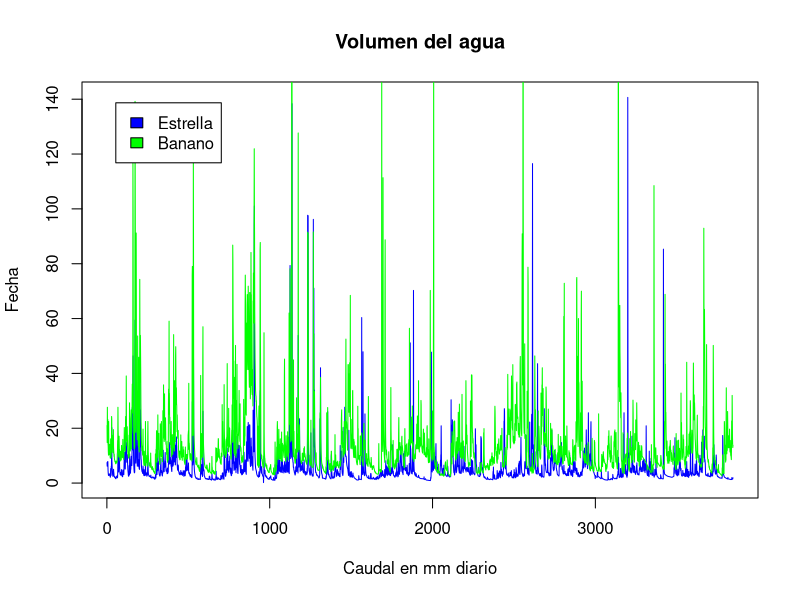
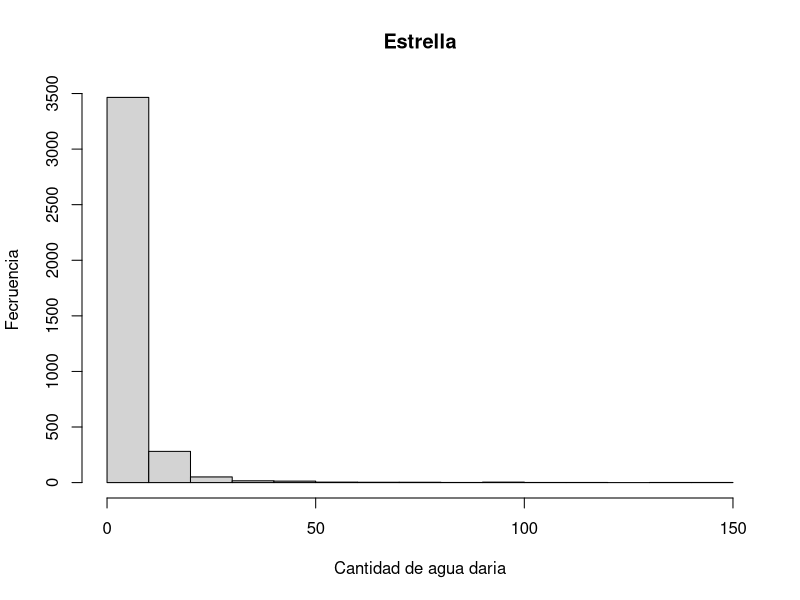
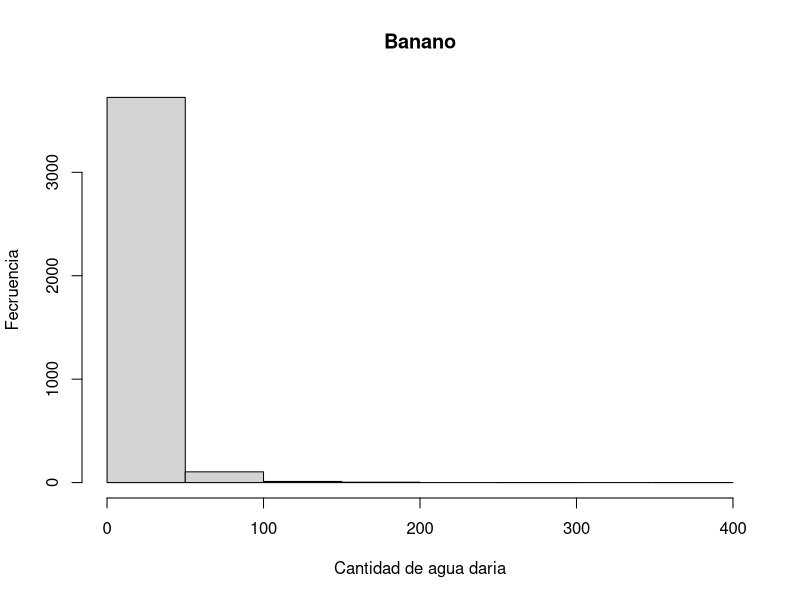
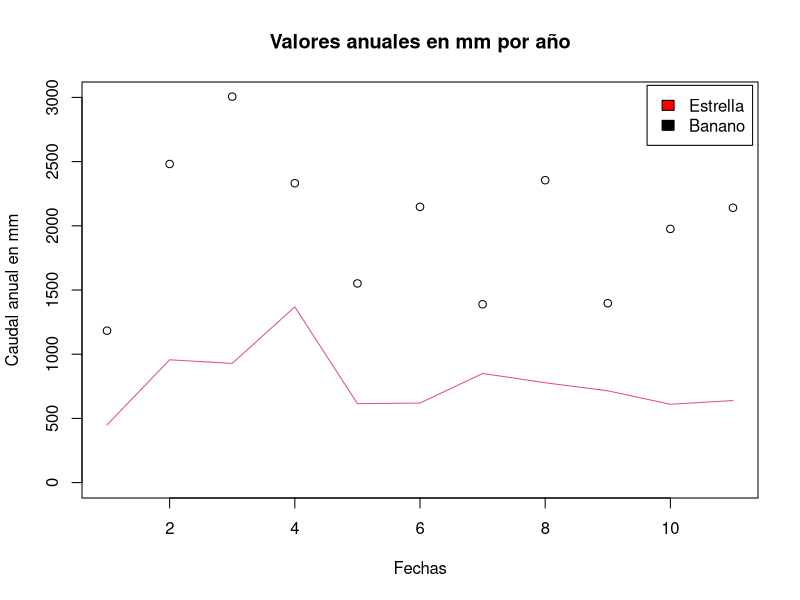
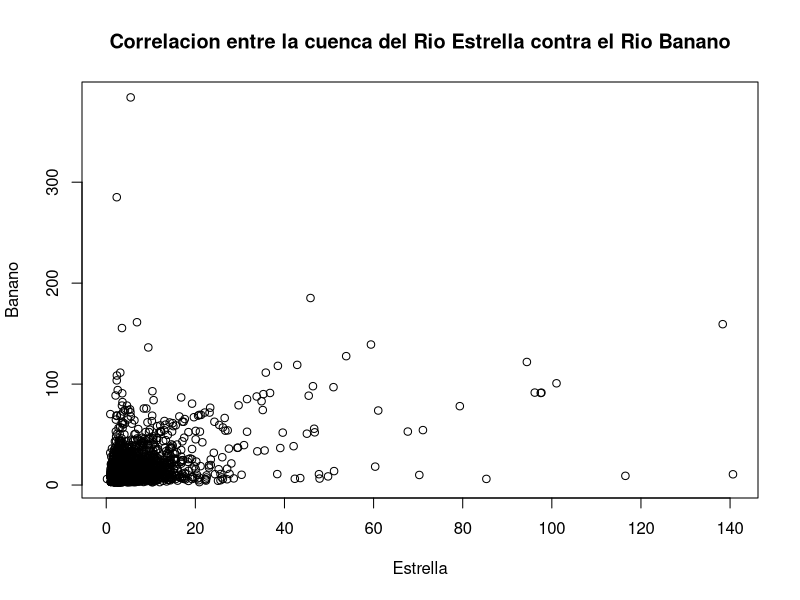
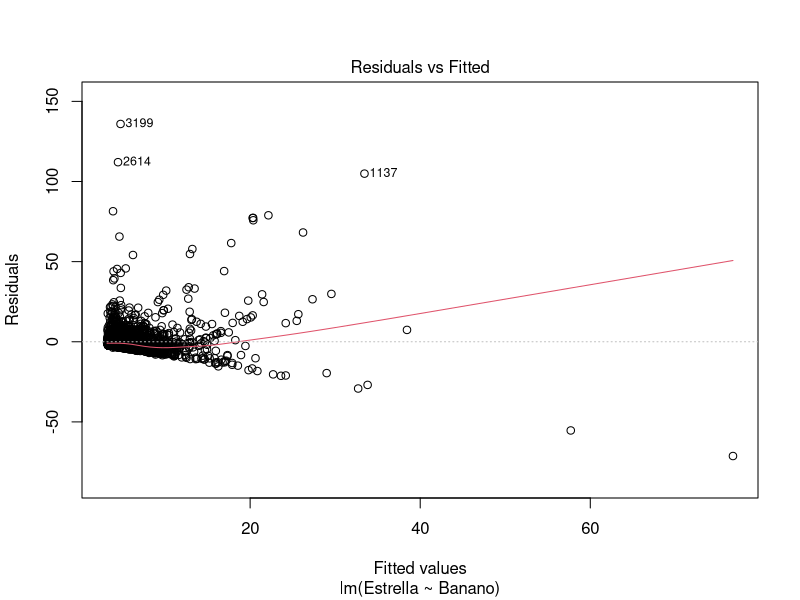
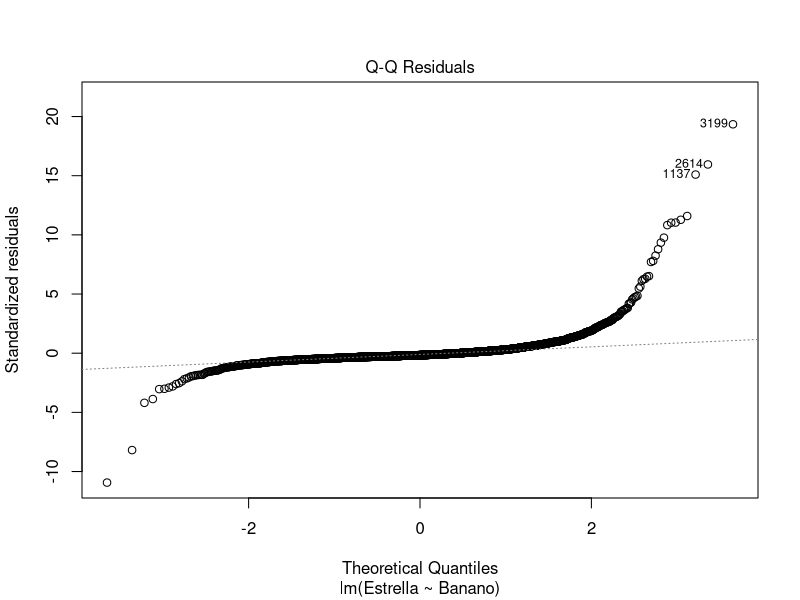
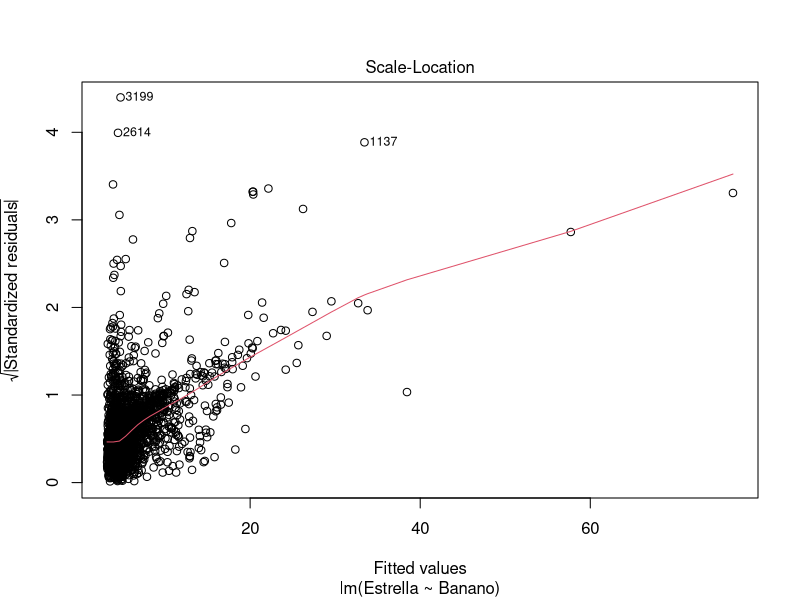

The R script that drew these images, in order:
## ---- chunk 1
knitr::opts_chunk$set(echo = TRUE)
## ---- chunk 2
inp <- read.csv("FDC.csv")
## ---- chunk 3
head(inp)
dim(inp)
## ---- chunk 4
inp[!complete.cases(inp),]
## ---- chunk 5
plot(inp[,2],
     main = "Volumen del agua",
     xlab = "Caudal en mm diario",
     ylab = "Fecha",
     type = "l", 
     col = "blue"
     )
lines(inp[,3], col="green")

legend(  
  x = "topleft",  
  inset = 0.05,  
  legend = c("Estrella", "Banano"),  
  fill = c("blue", "green"),  
  horiz = FALSE  
)
## ---- chunk 6
summary(inp[,2:3])
## ---- chunk 7
hist(inp[,2],
main = "Estrella",
xlab = "Cantidad de agua daria",
ylab = "Fecruencia"
)

hist(inp[,3],
     main = "Banano",
     xlab = "Cantidad de agua daria",
     ylab = "Fecruencia"
)
## ---- chunk 8
names(inp) <- c("fecha", "Estrella", "Banano")
attach(inp)
## ---- chunk 9
Tempdate <- strptime(inp[,1], format= "%d/%m/%Y")
## ---- chunk 10
MAQ_Estrella <- tapply(Estrella, format(Tempdate, format = "%Y"), FUN = sum)
MAQ_Banano <- tapply(Banano, format (Tempdate, format = "%Y"), FUN = sum)
## ---- chunk 11
write.csv(rbind(MAQ_Estrella, MAQ_Banano), file = "MAQ.csv")
## ---- chunk 12
plot(
  MAQ_Banano, ylim = c(0, 3000),
  main = 'Valores anuales en mm por año',
  xlab = 'Fechas',
  ylab = 'Caudal anual en mm'
)
lines(MAQ_Estrella, col = 2)

legend(
  x = "topright",
  inset = 0.008,
  legend = c("Estrella", "Banano"),
  fill = c("red", "black"),
  horiz = FALSE
)
## ---- chunk 13
MMQ_Estrella <- tapply(Estrella, format(Tempdate, format = "%m"), FUN = sum)
MMQ_Banano <- tapply(Banano, format (Tempdate, format = "%m"), FUN = sum)
## ---- chunk 14
write.csv(rbind(MMQ_Estrella, MMQ_Banano), file = "MMQ.csv")
## ---- chunk 15
corinp <- cor(inp[,2:3],method = "spearman")
## ---- chunk 16
plot(Estrella, Banano,
     main = 'Correlacion entre la cuenca del Rio Estrella contra el Rio Banano',
)
## ---- chunk 17
inp.lm <- lm(Estrella ~ Banano, data = inp)
summary(inp.lm)
## ---- chunk 18
plot(inp.lm)
## ---- chunk 19

